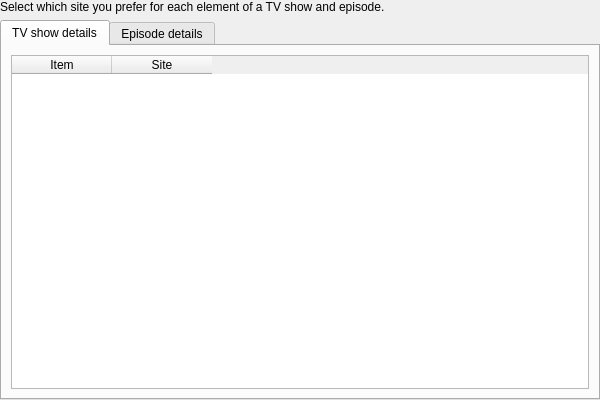
<?xml version="1.0" encoding="UTF-8"?>
<ui version="4.0">
 <class>CustomTvScraperSettingsWidget</class>
 <widget class="QWidget" name="CustomTvScraperSettingsWidget">
  <property name="geometry">
   <rect>
    <x>0</x>
    <y>0</y>
    <width>600</width>
    <height>400</height>
   </rect>
  </property>
  <layout class="QVBoxLayout" name="verticalLayout" stretch="0,1">
   <property name="leftMargin">
    <number>0</number>
   </property>
   <property name="topMargin">
    <number>0</number>
   </property>
   <property name="rightMargin">
    <number>0</number>
   </property>
   <property name="bottomMargin">
    <number>0</number>
   </property>
   <item>
    <widget class="QLabel" name="lblTvScraperSettingsHelp">
     <property name="text">
      <string>Select which site you prefer for each element of a TV show and episode.</string>
     </property>
     <property name="wordWrap">
      <bool>true</bool>
     </property>
    </widget>
   </item>
   <item>
    <widget class="QTabWidget" name="tabDetails">
     <property name="currentIndex">
      <number>0</number>
     </property>
     <widget class="QWidget" name="tabShow">
      <attribute name="title">
       <string>TV show details</string>
      </attribute>
      <layout class="QVBoxLayout" name="verticalLayout_2">
       <item>
        <widget class="QTableWidget" name="customTvScraperShowDetails">
         <property name="editTriggers">
          <set>QAbstractItemView::NoEditTriggers</set>
         </property>
         <property name="alternatingRowColors">
          <bool>true</bool>
         </property>
         <property name="selectionMode">
          <enum>QAbstractItemView::NoSelection</enum>
         </property>
         <property name="showGrid">
          <bool>false</bool>
         </property>
         <attribute name="verticalHeaderVisible">
          <bool>false</bool>
         </attribute>
         <column>
          <property name="text">
           <string>Item</string>
          </property>
         </column>
         <column>
          <property name="text">
           <string>Site</string>
          </property>
         </column>
        </widget>
       </item>
      </layout>
     </widget>
     <widget class="QWidget" name="tabEpisode">
      <attribute name="title">
       <string>Episode details</string>
      </attribute>
      <layout class="QVBoxLayout" name="verticalLayout_3">
       <item>
        <widget class="QTableWidget" name="customTvScraperEpisodeDetails">
         <property name="editTriggers">
          <set>QAbstractItemView::NoEditTriggers</set>
         </property>
         <property name="alternatingRowColors">
          <bool>true</bool>
         </property>
         <property name="selectionMode">
          <enum>QAbstractItemView::NoSelection</enum>
         </property>
         <property name="showGrid">
          <bool>false</bool>
         </property>
         <attribute name="verticalHeaderVisible">
          <bool>false</bool>
         </attribute>
         <column>
          <property name="text">
           <string>Item</string>
          </property>
         </column>
         <column>
          <property name="text">
           <string>Site</string>
          </property>
         </column>
        </widget>
       </item>
      </layout>
     </widget>
    </widget>
   </item>
  </layout>
 </widget>
 <resources/>
 <connections/>
</ui>
